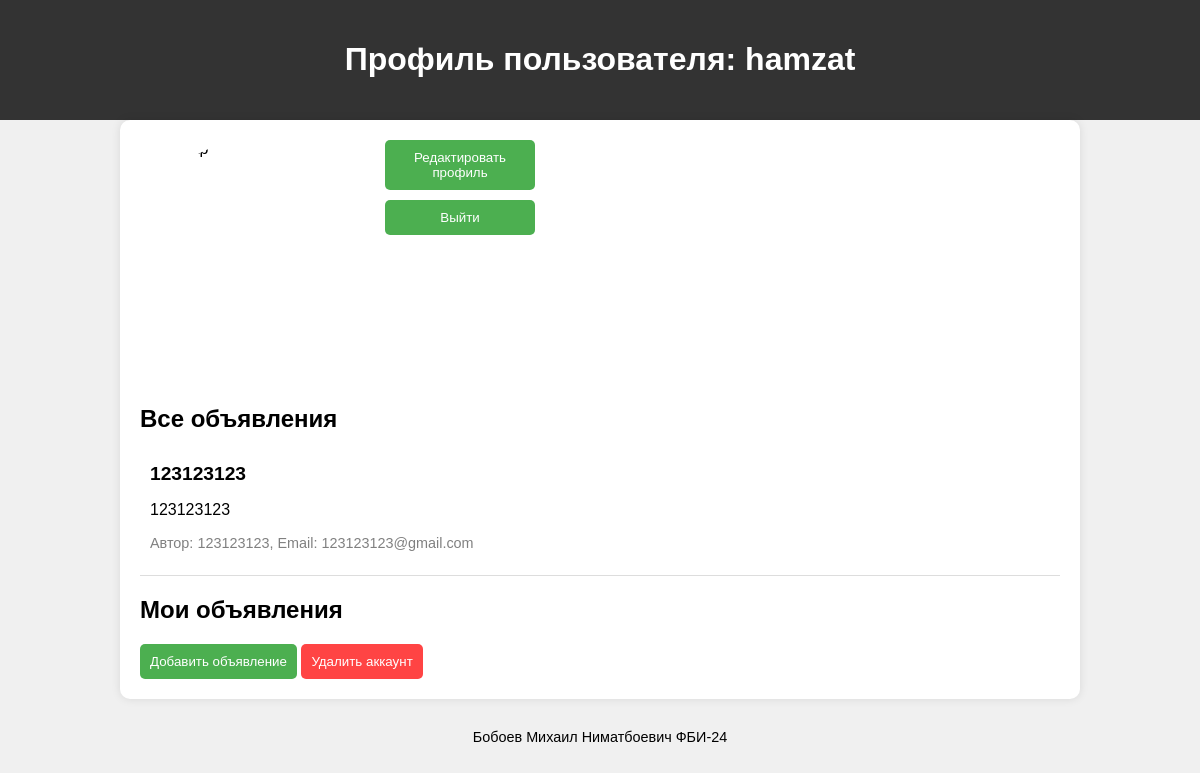
Page /profile (signed in) on the earlier database version.
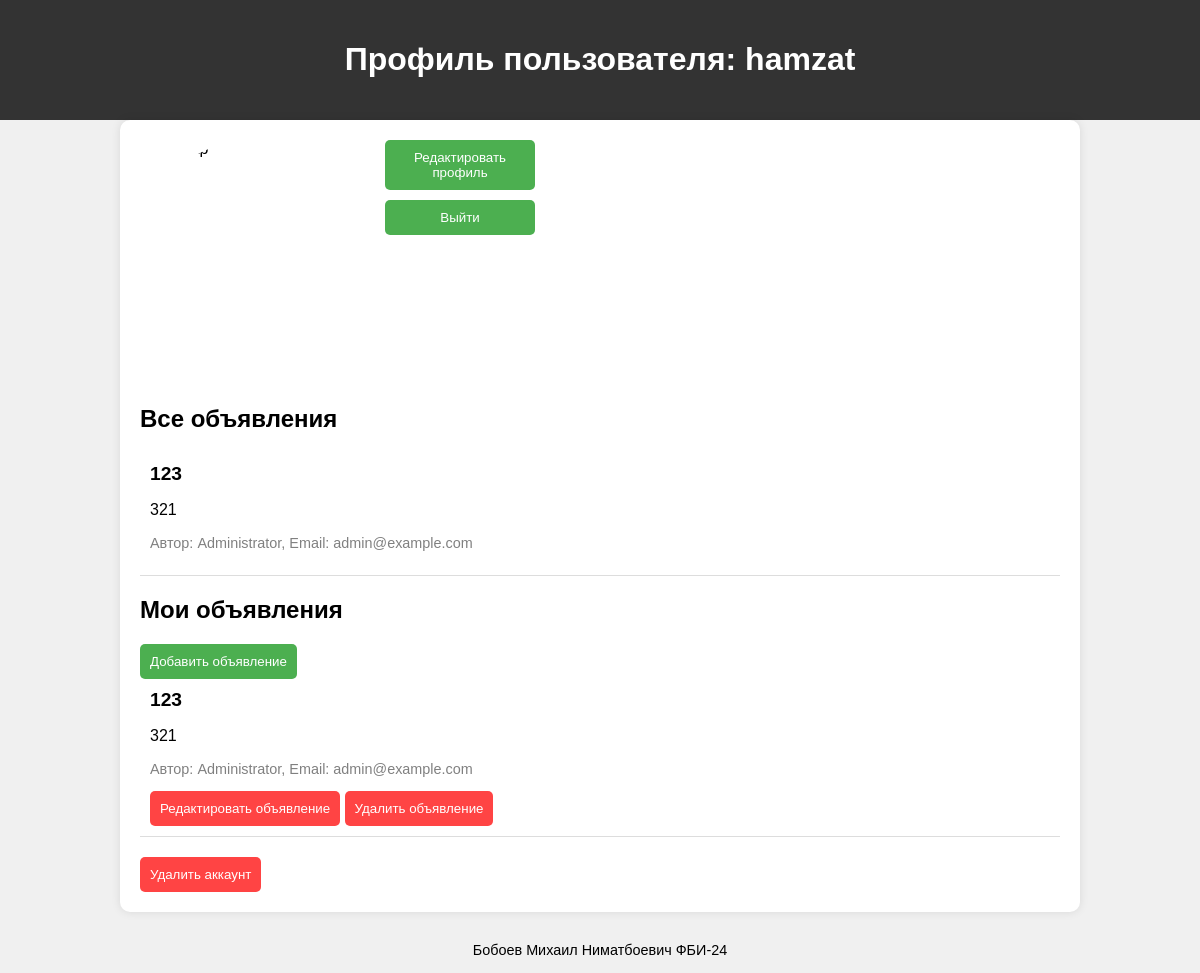
Same page on the later database version.
### tables this page shows
CREATE TABLE posts (
    id INTEGER PRIMARY KEY AUTOINCREMENT,
    title TEXT NOT NULL CHECK(length(title) > 0),
    content TEXT NOT NULL CHECK(length(content) > 0),
    user_id INTEGER NOT NULL,
    FOREIGN KEY(user_id) REFERENCES users(id) ON DELETE CASCADE
);

CREATE TABLE users (
    id INTEGER PRIMARY KEY AUTOINCREMENT,
    username TEXT UNIQUE NOT NULL CHECK(length(username) > 0),
    password TEXT NOT NULL CHECK(length(password) > 0),
    name TEXT NOT NULL,
    email TEXT UNIQUE NOT NULL,
    avatar TEXT,
    about TEXT,
    is_admin INTEGER DEFAULT 0 CHECK(is_admin IN (0, 1))
);

### app.py (the view)
@app.route('/profile')
def profile():
    conn = get_db_connection()
    user = conn.execute('SELECT * FROM users WHERE username = ?', (session['username'],)).fetchone()
    all_posts = conn.execute('''
        SELECT posts.title, posts.content, users.name AS author_name, users.email AS author_email
        FROM posts
        INNER JOIN users ON posts.user_id = users.id
    ''').fetchall()
    posts = conn.execute('SELECT * FROM posts WHERE user_id = ?', (user['id'],)).fetchall()
    conn.close()
    user_info = {
        'id': user['id'],
        'username': user['username'],
        'password': user['password'],
        'name': user['name'],
        'email': user['email'],
        'about': user['about'],
        'avatar': user['avatar'] if user['avatar'] else 'default_avatar.png',
        'is_admin': user['is_admin']
    }
    return render_template('profile.html', user=user_info, posts=posts, all_posts=all_posts)

### app.py (called while the page is built)
def get_db_connection():
    conn = sqlite3.connect(DATABASE)
    conn.row_factory = sqlite3.Row
    return conn

### templates/profile.html (shortened to what this page needs)
<!DOCTYPE html>
<html lang="ru">
<head>
</head>
<body>
    <header>
        <h1>Профиль пользователя: {{ user['username'] }}</h1>
    </header>
    <div class="container">
        <div class="board">
            <div class="profile-section">
                <img src="{{ url_for('static', filename='avatars/' + user['avatar']) }}" alt="Аватар" class="avatar">
                <div class="profile-buttons">
                    <button onclick="location.href='{{ url_for('edit_profile') }}'" class="btn-green">Редактировать профиль</button>
                    <button onclick="location.href='{{ url_for('logout') }}'" class="btn-red">Выйти</button>
                </div>
            </div>
            <h2>Все объявления</h2>
            {% for post in all_posts %}
            <div class="announcement">
                <div class="title">{{ post.title }}</div>
                <p>{{ post.content }}</p>
                <p class="email">Автор: {{ post.author_name }}, Email: {{ post.author_email }}</p>
            </div>
            {% endfor %}
            <h2>Мои объявления</h2>
            <button onclick="location.href='{{ url_for('add_post') }}'" class="btn-green">Добавить объявление</button>
            {% for post in posts %}
            <div class="announcement">
                <div class="title">{{ post.title }}</div>
                <p>{{ post.content }}</p>
                <p class="email">Автор: {{ user['name'] }}, Email: {{ user['email'] }}</p>
                <button onclick="location.href='{{ url_for('edit_post', post_id=post['id']) }}'" class="btn-red">Редактировать объявление</button>
                <button onclick="deletePost({{ post['id'] }})" class="btn-red">Удалить объявление</button>
            </div>
            {% endfor %}
            <button onclick="deleteAccount()" class="btn-red">Удалить аккаунт</button>
        </div>
    </div>
    <footer>
        <p>Бобоев Михаил Ниматбоевич ФБИ-24</p>
    </footer>
</body>
</html>

Differences in the rows shown:
no longer on this page (row edited): posts: title "123123123", content "123123123", author_name "123123123", author_email "123123123@gmail.com", shown under "Все объявления"
added posts: title "123", content "321", author_name "Administrator", author_email "admin@example.com", {{ user['name'] }} "Administrator", {{ user['email'] }} "admin@example.com"
